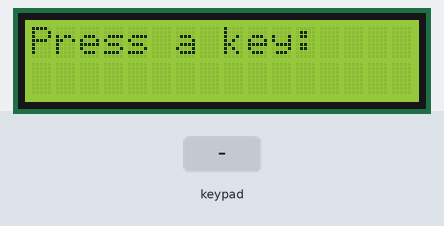
This sketch was run on a simulated Arduino Uno, built with avr-gcc and run on an emulated ATmega328P. Parts: 16×2 character LCD. Inputs (shaded band) come from the test bench. What the sketch prints to the serial monitor is not drawn.

Above: at 3.2 s.
3.3 s: keypad keys 5 4 3 2 # pressed 0.4 s apart
At 4.2 s:
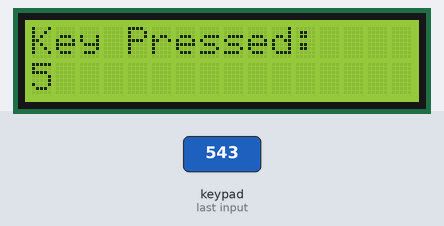
8.3 s: key 'A' pressed
At 10.1 s:
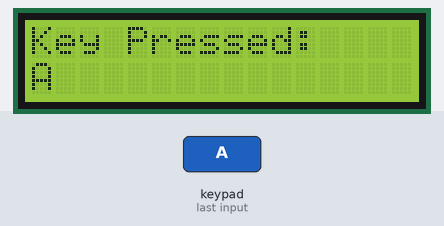
11.3 s: key 'B' pressed
At 11.9 s:
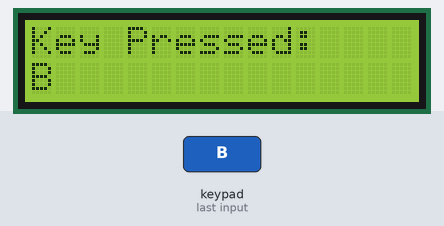
13.9 s: keypad keys 5 4 3 2 * pressed 0.4 s apart
At 18.8 s:
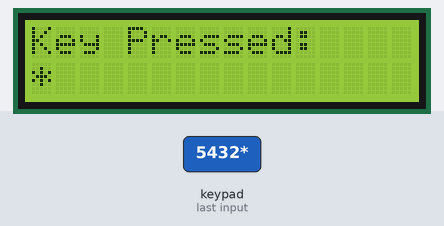
18.9 s: key 'C' pressed
At 20.7 s:
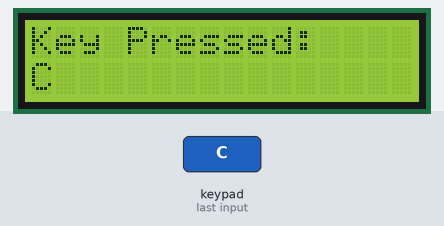
21.9 s: keypad keys 5 4 3 2 D pressed 0.4 s apart
At 24.0 s:
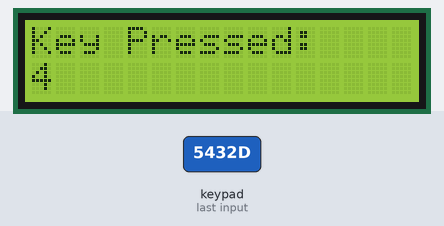
Timing chart, 0 to 25.5 s (numbered marks = the images above; inputs shaded):
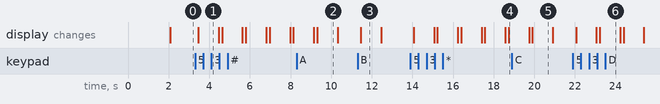

Measured:
- after the input at 3.3 s, the display: changes after 0.16 s (image 1)
- after the input at 8.3 s, the display: first differs from a run without the input after 1.0 s (image 2)
- after the input at 11.3 s, the display: changes after 0.17 s (image 3)
- after the input at 13.9 s, the display: first changes after 0.16 s (image 4 shows a later state)
- after the input at 18.9 s, the display: first differs from a run without the input after 1.0 s (image 5)
- after the input at 21.9 s, the display: first changes after 0.16 s (image 6 shows a later state)
- what the display in image 2 shows lasts 1.0 s, from 9.3 s to 10.3 s

The sketch:

BLKLab_Code_Giao_Tiep_Keypad_Hien_Thi_LCD16x2.ino
```cpp
/*                                                                                 *
 * ================================================================================*
 *                            BANLINHKIEN.COM                                      *
 * ================================================================================*
 *                                                                                 *
 *             Hướng Dẫn Giao tiếp với Keypad hiển thị lên LCD1602                 *
 * Đấu nối:                                                                        *
 *-D8: nối chân D4 trên LCD      -D11: nối chân D7 trên LCD                        *
 *-D9: nối chân D5 trên LCD      -D13: nối chân E trên LCD                         *
 *-D10: nối chân D6 trên LCD     -D12: nối chân RS trên LCD                        *
 *                                                                                 *
 *-D2: nối chân số 1 trên Keypad      -A0: nối chân số 5 trên Keypad               *
 *-D3: nối chân số 2 trên Keypad      -A1: nối chân số 6 trên Keypad               *
 *-D4: nối chân số 3 trên Keypad      -A2: nối chân số 7 trên Keypad               *
 *-D5: nối chân số 4 trên Keypad      -A3: nối chân số 8 trên Keypad               *
 *=================================================================================*/

#include <LiquidCrystal.h>  // Thư viện hiển thị LCD
#include <Keypad.h>         // Thư viện Keypad

// Khởi tạo đối tượng LCD: LiquidCrystal(RS, E, D4, D5, D6, D7)
LiquidCrystal lcd(12, 13, 8, 9, 10, 11);

// Cấu hình Keypad 4x4
const byte ROWS = 4;        // 4 hàng
const byte COLS = 4;        // 4 cột
char keys[ROWS][COLS] = {
  {'1', '2', '3', 'A'},
  {'4', '5', '6', 'B'},
  {'7', '8', '9', 'C'},
  {'*', '0', '#', 'D'}
};
byte rowPins[ROWS] = {A3, A2, A1, A0};    // Kết nối với chân hàng
byte colPins[COLS] = {5, 4, 3, 2};        // Kết nối với chân cột

// Khởi tạo đối tượng Keypad
Keypad keypad = Keypad(makeKeymap(keys), rowPins, colPins, ROWS, COLS);

int holdDelay = 700;  // Thời gian trễ nhấn nút nhằm tránh nhiễu
int n = 3;
int state = 0;        // Nếu state = 0 không nhấn, state = 1 nhấn thời gian ngắn, state = 2 nhấn giữ lâu
char key = 0;

void setup() {
  Serial.begin(9600);           // bật serial, baudrate 9600
  lcd.begin(16, 2);             // Khởi động LCD với 16 cột và 2 hàng
  lcd.print("Banlinhkiem.com");
  delay(2000);                  // Chờ 2 giây trước khi hiển thị tiếp
  lcd.clear();
  lcd.setCursor(0, 0);
  lcd.print("Press a key:");
}

void loop() {
  char temp = keypad.getKey();  // Đọc phím từ Keypad

  if ((int)keypad.getState() ==  PRESSED) {
    if (temp != 0) {
      key = temp;
    }
  }
  if ((int)keypad.getState() ==  HOLD) {
    state++;
    state = constrain(state, 1, n-1);
    delay(holdDelay);
  }

  if ((int)keypad.getState() ==  RELEASED) {
    key += state;
    state = 0;
    lcd.clear();
    lcd.setCursor(0, 0);
    lcd.print("Key Pressed:");
    lcd.setCursor(0, 1);
    lcd.print(key);           // Hiển thị phím lên LCD
    Serial.println(key);
    delay(1000);              // Chờ 1 giây trước khi hiển thị tiếp
    lcd.clear();
    lcd.setCursor(0, 0);
    lcd.print("Press a key:");
  }
}
```
